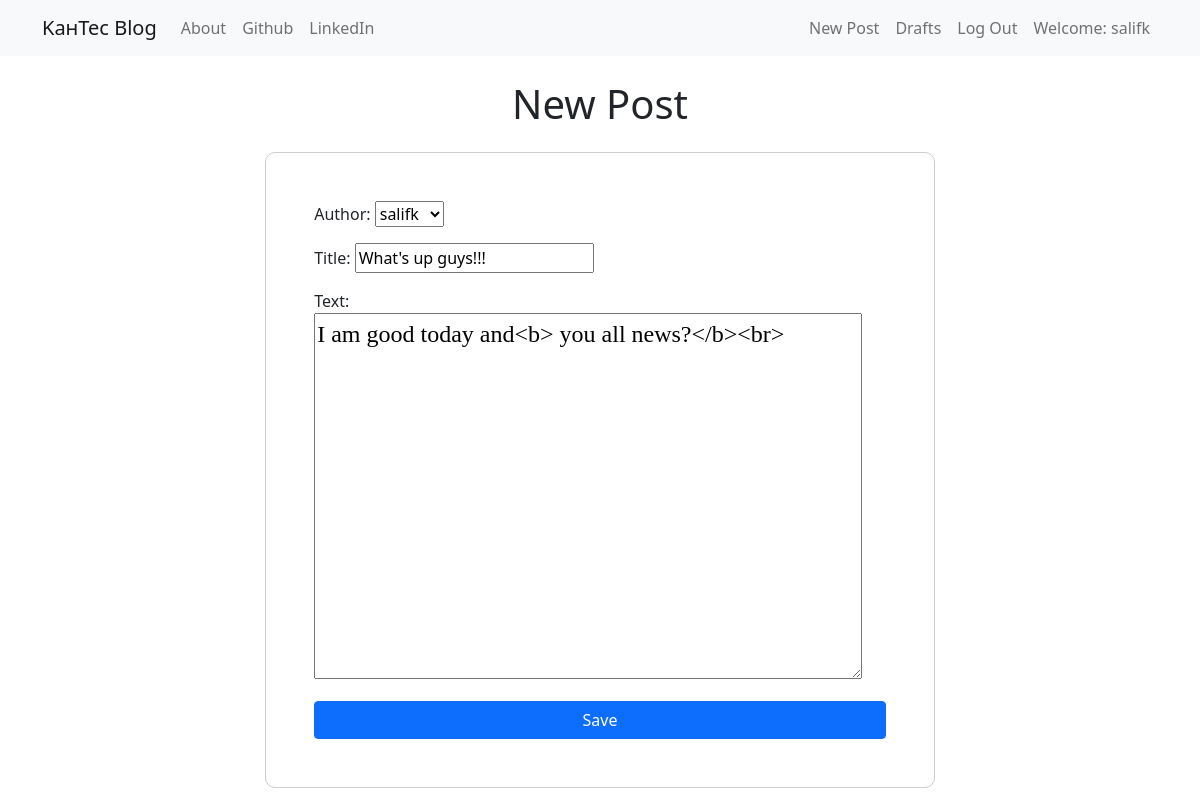
Page /post/6/edit (signed in) on the committed database.
### blog/models.py (models this page shows, shortened)
class Post(models.Model):
    author = models.ForeignKey('auth.User', on_delete=models.CASCADE)
    title = models.CharField(max_length=200)
    text = models.TextField()
    create_delete = models.DateTimeField(default=timezone.now)
    published_date = models.DateField(blank=True, null=True);

### blog/views.py (the view)
# urls.py: path('post/<int:pk>/edit', views.PostUpdateView.as_view(), name='post_edit'),
class PostUpdateView(LoginRequiredMixin,UpdateView):
    login_url = '/login/'
    redirect_field_name = 'blog/post_detail.html'
    form_class = PostForm
    model = Post

### blog/forms.py
class PostForm(forms.ModelForm):
    class Meta():
        model = Post
        fields = ('author', 'title', 'text');
        widgets = {
            'title': forms.TextInput(attrs={'class': 'textinputclasss'}),
            'text': forms.Textarea(attrs={'class': 'editable medium-editor-textarea postcontent'}),
        }

### blog/templates/blog/post_form.html (shortened to what this page needs)
{% extends "blog/base.html" %}
{% block content %}
    <h1 class="text-center my-4">New Post</h1>
    <div class="d-flex justify-content-center ">
        <div class="card centered-form">
            <div class="card-body">
                <form class="post-form" method="post">
                    {{ form.as_p }}
                    <button type="submit" class="save btn btn-primary w-100">Save</button>
                </form>
            </div>
        </div>
    </div>
{% endblock %}

### blog/templates/blog/base.html (shortened to what this page needs)
<!DOCTYPE html>
<html lang="en">
<head>
    {% load static %}
    <link href="https://cdn.jsdelivr.net/npm/bootstrap@5.0.2/dist/css/bootstrap.min.css" rel="stylesheet">
    <link rel="stylesheet" href="//cdn.jsdelivr.net/npm/medium-editor@latest/dist/css/medium-editor.min.css" type="text/css" media="screen" charset="utf-8">
    <link rel="stylesheet" href="{% static 'css/blog.css' %}">
</head>
<body>
<nav class="navbar navbar-expand-md navbar-light bg-light">
    <div class="container">
        <a class="navbar-brand" href="{% url 'post_list' %}">KaнTec Blog</a>
        <div class="collapse navbar-collapse" id="navbarNav">
            <ul class="navbar-nav">
                <li class="nav-item">
                    <a class="nav-link" href="{% url 'about' %}">About</a>
                </li>
                <li class="nav-item">
                    <a class="nav-link" href="#">Github</a>
                </li>
                <li class="nav-item">
                    <a class="nav-link" href="#">LinkedIn</a>
                </li>
            </ul>
            <ul class="navbar-nav ms-auto">
                {% if user.is_authenticated %}
                    <li class="nav-item">
                        <a class="nav-link" href="{% url 'post_new' %}">New Post</a>
                    </li>
                    <li class="nav-item">
                        <a class="nav-link" href="{% url 'post_draft_list' %}">Drafts</a>
                    </li>
                    <li class="nav-item">
                        <a class="nav-link" href="{% url 'logout' %}">Log Out</a>
                    </li>
                    <li class="nav-item">
                        <a class="nav-link" href="#">Welcome: {{ user.username }}</a>
                    </li>
                {% else %}
                    <li class="nav-item">
                        <a class="nav-link" href="{% url 'login' %}"><i class="bi bi-person"></i> Login</a>
                    </li>
                {% endif %}
            </ul>
        </div>
    </div>
</nav>
<div class="container mt-4">
    <div class="blog_posts">
        {% block content %}
        {% endblock %}
    </div>
</div>
</body>
</html>

### blog/static/css/blog.css (style rules this page uses)
.postcontent { font-family: "Montserrat"; font-size: 1.5rem; }
.centered-form { padding: 2rem; border: 1px solid #ccc; border-radius: 10px; width: 60%; max-width: 800px; margin: auto; padding-right: auto; }

### rows in the picture
Post: author "salifk", title "What's up guys!!!", text "I am good today and<b> you all news?</b><br>"

### other values in the picture
{{ user.username }} "salifk"
